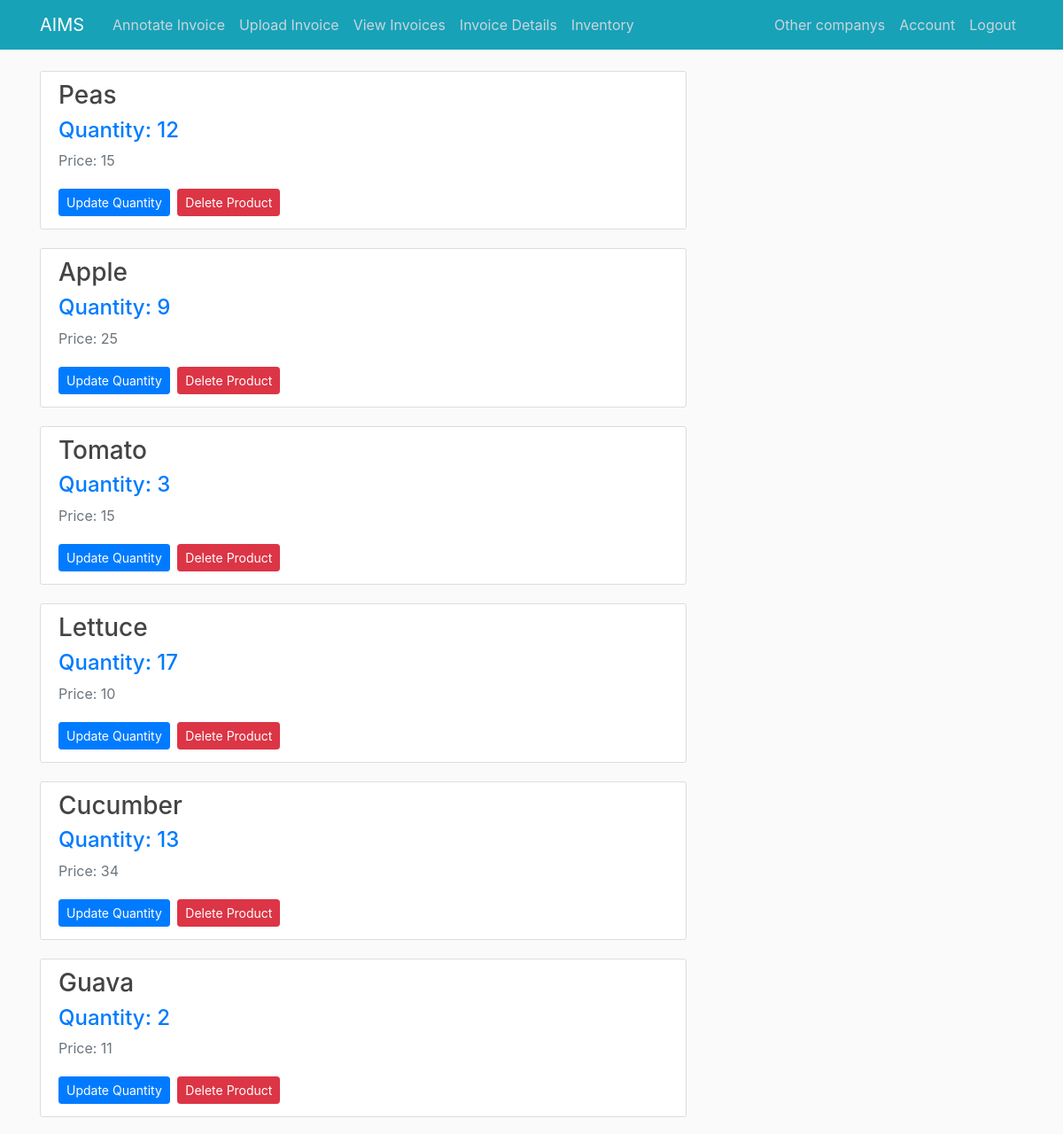
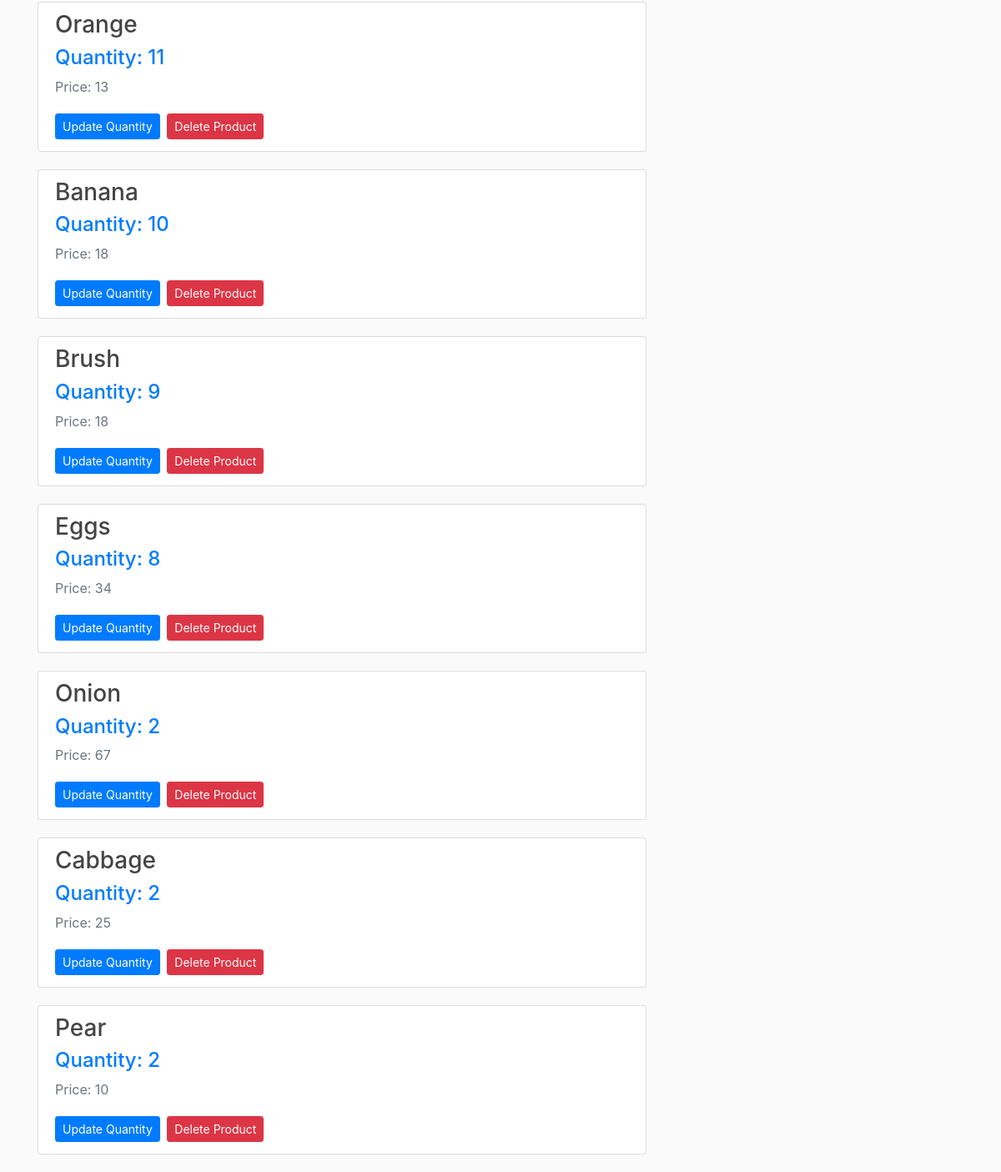
The app's page /viewinventory (signed in) with its own data (2 pictures, top to bottom).
### aims_/models.py (models this page shows, shortened)
class Product(db.Model):
    id = db.Column(db.Integer, primary_key=True)
    name = db.Column(db.String(20), unique=True, nullable=False)
    price = db.Column(db.Integer,nullable=False)
    products = db.relationship(
        'Inventory', backref='which_product', cascade="all,delete", lazy=True)

### aims_/routes.py (the view)
@app.route("/viewinventory")
@login_required
def view_inventory():
    if session['account_type']== 'company':
        comp = Company.query.filter_by(id=current_user.id).first()
        prods = comp.products
        tp = []
        for product in prods:
            actprod = Product.query.filter_by(id=product.product_id).first()
            tp.append([actprod.name,product.quantity,actprod.price,product.product_id])
        if len(tp) == 0:
            flash('No invoices uploaded or processed to view inventory!', 'danger')
            return redirect(url_for('view_invoices'))
        return render_template('view_inventory.html', title='View Inventory',products=tp)
    abort(403)

### aims_/models.py (called while the page is built)
@login_manager.user_loader
def load_user(user_id):
    if 'account_type' in session:
        if session['account_type'] == 'broker':
            return Broker.query.get(int(user_id))
        elif session['account_type'] == 'admin':
            return Admin.query.get(int(user_id))
        elif session['account_type'] == 'company':
            return Company.query.get(int(user_id))
    return None

### aims_/templates/view_inventory.html (shortened to what this page needs)
{% extends "layout.html" %}
{% block content %}
    {% for prod in products %}
    <div class="content-section">
        <div class="media-body">
            <h3>{{ prod[0].title() }}</h3>
            <h4 class="text-primary">Quantity: {{prod[1]}}</h4>
            <p class="text-secondary">Price: {{ prod[2] }}</p>
            <a class="btn btn-primary btn-sm mt-1 mb-1" href="{{ url_for('update_product_quant',product_id=prod[3]) }}">Update Quantity</a>
            <button type="button" class="btn btn-danger btn-sm m-1" data-toggle="modal" data-target="#deleteModal{{ prod[3] }}">Delete Product</button>
        </div>
    </div>
    <div class="col-md-4"></div>
    {% endfor %}
{% endblock content %}

### aims_/templates/layout.html (shortened to what this page needs)
<!DOCTYPE html>
<html>
<head>
  <link rel="stylesheet" href="https://maxcdn.bootstrapcdn.com/bootstrap/4.0.0/css/bootstrap.min.css">
  <link rel="stylesheet" type="text/css" href="{{ url_for('static', filename='main.css') }}">
</head>
<body>
  <header class="site-header">
    <nav class="navbar navbar-expand-md navbar-dark bg-info fixed-top">
      <div class="container">
        <a class="navbar-brand mr-4" href="/">AIMS</a>
        <div class="collapse navbar-collapse" id="navbarToggle">
          <div class="navbar-nav mr-auto">
            {% if current_user.is_authenticated %}
              {% if session['account_type']=='broker' %}
                <a class="nav-item nav-link" href="{{ url_for('view_invoices') }}">Process</a>
              {% elif session['account_type']=='admin'%}
                <a class="nav-item nav-link" href="{{ url_for('view_invoices') }}">Assign Broker</a>
                <a class="nav-item nav-link" href="{{ url_for('view_brokers') }}">Manage Brokers</a>
                <a class="nav-item nav-link" href="{{ url_for('view_companies') }}">Companies</a>
              {% elif session['account_type']=='company'%}
                <a class="nav-item nav-link" href="/annotateinv/">Annotate Invoice</a>
                <a class="nav-item nav-link" href="{{ url_for('upload_invoice') }}">Upload Invoice</a>
                <a class="nav-item nav-link" href="{{ url_for('view_invoices') }}">View Invoices</a>
                <a class="nav-item nav-link" href="{{ url_for('view_fields') }}">Invoice Details</a>
                <a class="nav-item nav-link" href="{{ url_for('view_inventory') }}">Inventory</a>
              {% endif %}
            {% else %}
              <a class="nav-item nav-link" href="{{ url_for('home') }}">Home</a>
            {% endif %}
          </div>
          <div class="navbar-nav">
            {% if current_user.is_authenticated %}
            <a class="nav-item nav-link" href="{{ url_for('fellowdisp') }}">Other {{session['account_type']}}s</a>
            <a class="nav-item nav-link" href="{{ url_for('account',user_id = current_user.id) }}">Account</a>
            <a class="nav-item nav-link" href="{{ url_for('logout') }}">Logout</a>
            {% else %}
              <a class="nav-item nav-link" href="{{ url_for('login') }}">Login</a>
              <a class="nav-item nav-link" href="{{ url_for('register') }}">Register</a>
            {% endif %}
          </div>
        </div>
      </div>
    </nav>
  </header>
  <main role="main" class="container">
    <div class="row">
      <div class="col-md-8">
        {% block content %}{% endblock %}
      </div>
      <div class="col-md-4"></div>
    </div>
  </main>
</body>
</html>

### aims_/static/main.css (style rules this page uses)
body { background: #fafafa; color: #333333; margin-top: 5rem; }
h1, h2, h3, h4, h5, h6 { color: #444444; }
.site-header .navbar-nav .nav-link { color: #cbd5db; }
.content-section { display: block; background: #ffffff; padding: 10px 20px; border: 1px solid #dddddd; border-radius: 3px; margin-bottom: 20px; }

### records on screen
Product: name "Peas", prod "12", price "15"
Product: name "Apple", prod "9", price "25"
Product: name "Tomato", prod "3", price "15"
Product: name "Lettuce", prod "17", price "10"
Product: name "Cucumber", prod "13", price "34"
Product: name "Guava", prod "2", price "11"
Product: name "Orange", prod "11", price "13"
Product: name "Banana", prod "10", price "18"
Product: name "Brush", prod "9", price "18"
Product: name "Eggs", prod "8", price "34"
Product: name "Onion", prod "2", price "67"
Product: name "Cabbage", prod "2", price "25"
Product: name "Pear", prod "2", price "10"

### other values on screen
{{ session['account_type'] }} "company"
